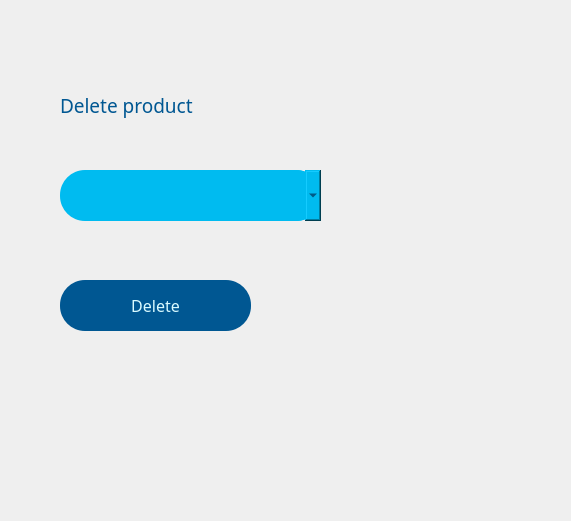
<?xml version="1.0" encoding="UTF-8"?>
<ui version="4.0">
 <class>DeleteProduct</class>
 <widget class="QWidget" name="DeleteProduct">
  <property name="geometry">
   <rect>
    <x>0</x>
    <y>0</y>
    <width>571</width>
    <height>521</height>
   </rect>
  </property>
  <property name="windowTitle">
   <string>Form</string>
  </property>
  <widget class="QLabel" name="deleteproduct_lable">
   <property name="geometry">
    <rect>
     <x>60</x>
     <y>90</y>
     <width>211</width>
     <height>31</height>
    </rect>
   </property>
   <property name="font">
    <font>
     <family>Kalameh Black</family>
     <pointsize>14</pointsize>
    </font>
   </property>
   <property name="styleSheet">
    <string notr="true">QLabel{
color:#005792}</string>
   </property>
   <property name="text">
    <string>Delete product</string>
   </property>
  </widget>
  <widget class="QComboBox" name="products">
   <property name="geometry">
    <rect>
     <x>70</x>
     <y>170</y>
     <width>251</width>
     <height>51</height>
    </rect>
   </property>
   <property name="font">
    <font>
     <family>Kalameh Bold</family>
     <pointsize>11</pointsize>
    </font>
   </property>
   <property name="styleSheet">
    <string notr="true">#products{
background:#00bbf0;
border-radius:25px;
color:#00204a;
}</string>
   </property>
  </widget>
  <widget class="QFrame" name="frame_6">
   <property name="geometry">
    <rect>
     <x>60</x>
     <y>170</y>
     <width>261</width>
     <height>51</height>
    </rect>
   </property>
   <property name="styleSheet">
    <string notr="true">#frame_6{
background:#00bbf0;
border-radius:25px;
color:#00204a;
}</string>
   </property>
   <property name="frameShape">
    <enum>QFrame::StyledPanel</enum>
   </property>
   <property name="frameShadow">
    <enum>QFrame::Raised</enum>
   </property>
  </widget>
  <widget class="QPushButton" name="delete_2">
   <property name="geometry">
    <rect>
     <x>60</x>
     <y>280</y>
     <width>191</width>
     <height>51</height>
    </rect>
   </property>
   <property name="font">
    <font>
     <family>Kalameh Bold</family>
     <pointsize>12</pointsize>
    </font>
   </property>
   <property name="styleSheet">
    <string notr="true">#delete_2{
background:#005792;
border-radius:25px;
color:#d9faff;

}
#delete_2:hover{
background:#00204a;
border-radius:25px;
color:#d9faff;

}</string>
   </property>
   <property name="text">
    <string>Delete</string>
   </property>
  </widget>
  <zorder>deleteproduct_lable</zorder>
  <zorder>frame_6</zorder>
  <zorder>delete_2</zorder>
  <zorder>products</zorder>
 </widget>
 <resources/>
 <connections/>
</ui>
